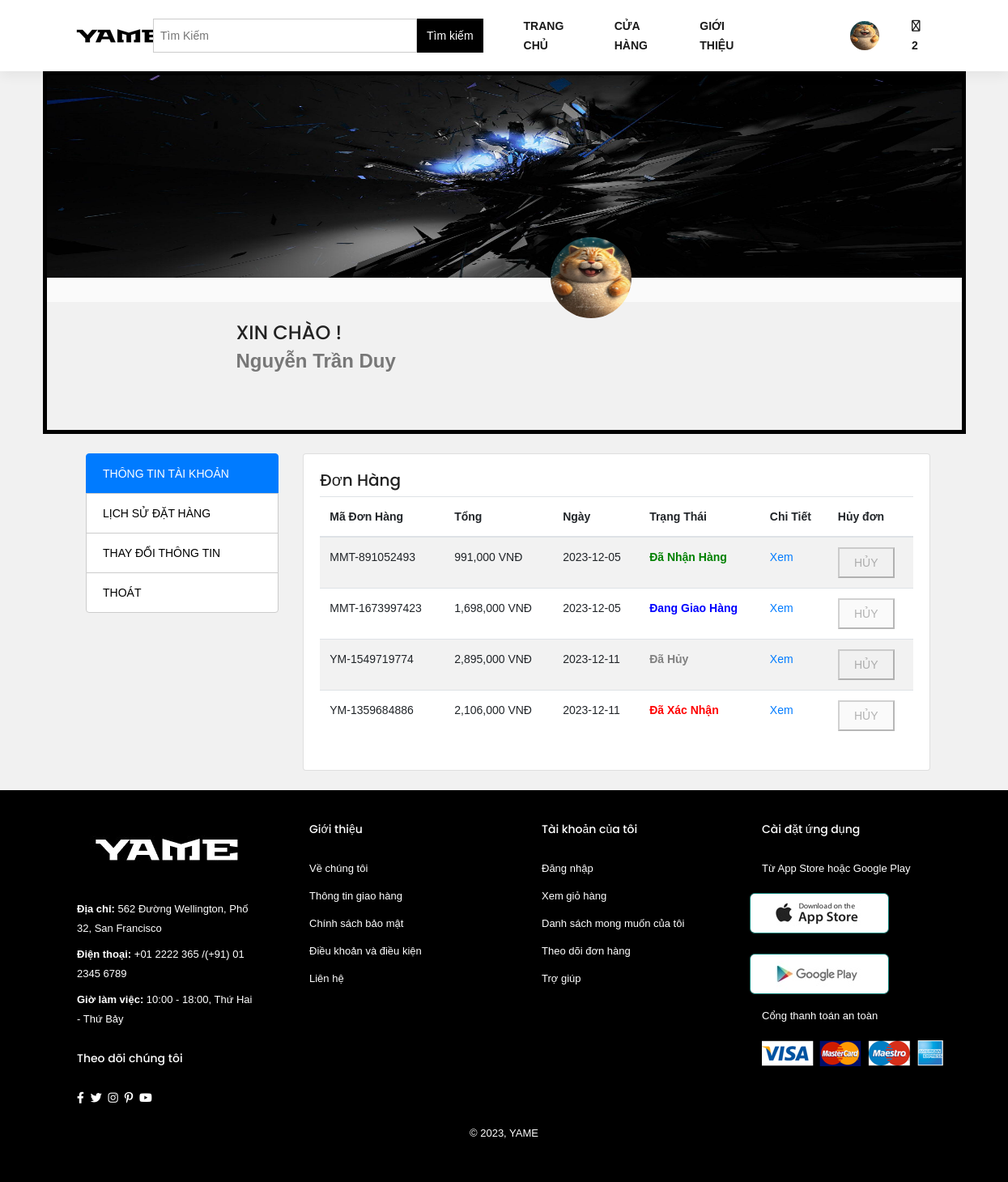
Screenshot of /index.php?pg=profile_user&act=order (signed in) with the database file from the repository.
### tables this page shows
CREATE TABLE `user` (
  `id` int(20) NOT NULL COMMENT 'Mã khách hàng',
  `username` varchar(50) NOT NULL COMMENT 'Tên ĐN',
  `password` varchar(500) NOT NULL COMMENT 'Mật khẩu',
  `hoten` varchar(50) DEFAULT NULL COMMENT 'Họ và tên',
  `hinh` varchar(500) DEFAULT 'hinh_defaut.jpg' COMMENT 'Tên hình ảnh',
  `email` varchar(50) NOT NULL COMMENT 'Đia chỉ Email',
  `role` tinyint(1) NOT NULL DEFAULT 0 COMMENT '0:user 1:admin 2:block',
  `diachi` varchar(500) DEFAULT NULL COMMENT 'Địa chỉ',
  `dienthoai` int(10) DEFAULT NULL
);

CREATE TABLE `bill` (
  `id` int(10) NOT NULL COMMENT 'id hóa đơn',
  `id_user` int(10) NOT NULL COMMENT 'mã KH',
  `ma_donhang` varchar(20) NOT NULL COMMENT 'Mã hóa đơn',
  `nguoinhan_ten` varchar(255) DEFAULT NULL COMMENT 'Tên người nhận',
  `nguoinhan_diachi` varchar(255) DEFAULT NULL COMMENT 'địa chỉ nhận',
  `nguoinhan_sdt` int(10) DEFAULT NULL COMMENT 'SĐT nhận',
  `nguoinhan_email` varchar(50) NOT NULL,
  `pt_thanhtoan` tinyint(1) DEFAULT 0 COMMENT '0:POD 1:OP ',
  `voucher` varchar(10) DEFAULT NULL,
  `ship` int(5) NOT NULL DEFAULT 0 COMMENT 'tiền giao hàng',
  `tong_thanhtoan` int(10) NOT NULL,
  `ngay_dat_hang` date DEFAULT NULL,
  `order_notes` varchar(200) DEFAULT NULL,
  `trangthai` int(11) DEFAULT 0
);

### dao/user.php (called while the page is built, shortened)
<?php
require_once 'pdo.php';
if (!function_exists('is_user_logged_in')) {
    function is_user_logged_in()
    {
        return isset($_SESSION['user_logged_in']) && $_SESSION['user_logged_in'] === true;
    }
}
function get_user_by_username($username)
{
    $sql = "SELECT * FROM user WHERE username = ?";
    return pdo_query_one($sql, $username);
}

### dao/pdo.php (called while the page is built, shortened)
<?php
function pdo_get_connection()
{
    $dburl = "mysql:host=localhost;dbname=yame_store;charset=utf8";
    $username = 'root';
    $password = '';
    try {
        $conn = new PDO($dburl, $username, $password);
        $conn->setAttribute(PDO::ATTR_ERRMODE, PDO::ERRMODE_EXCEPTION);
        return $conn;
    } catch (PDOException $e) {
        die("Connection failed: " . $e->getMessage());
    }
}
function pdo_query($sql)
{
    $sql_args = array_slice(func_get_args(), 1);
    try {
        $conn = pdo_get_connection();
        $stmt = $conn->prepare($sql);
        $stmt->execute($sql_args);
        $rows = $stmt->fetchAll(PDO::FETCH_ASSOC);
        return $rows;
    } catch (PDOException $e) {
        die("Query failed: " . $e->getMessage());
    } finally {
        unset($conn);
    }
}
function pdo_query_one($sql)
{
    $sql_args = array_slice(func_get_args(), 1);
    try {
        $conn = pdo_get_connection();
        $stmt = $conn->prepare($sql);
        $stmt->execute($sql_args);
        $row = $stmt->fetch(PDO::FETCH_ASSOC);
        return $row;
    } catch (PDOException $e) {
        die("Query failed: " . $e->getMessage());
    } finally {
        unset($conn);
    }
}

### dao/giohang.php (called while the page is built, shortened)
<?php
require_once 'pdo.php';
function get_count_cart($id_user)
{
    $sql = "SELECT SUM(soluong) AS soluong_cart FROM giohang WHERE id_user=" . $id_user;
    return pdo_query_one($sql);
}

### dao/bill.php (the view, shortened to what this page needs)
<?php
require_once 'pdo.php';
function get_bill_user($id_user)
{
    $sql = "SELECT * FROM bill WHERE id_user=$id_user";
    return pdo_query($sql);
}
function renderCancelButton($status, $bill_id)
{
    if ($status == 0) {
        return '<button style="padding:5px;width:70px;" onclick="cancelOrder(' . $bill_id . ')">HỦY</button>';
    } else {
        return '<button style="padding:5px;width:70px;" disabled>HỦY</button>';
    }
}
function show_bill_user($dsbill)
{
    $html_dsbill = '';
    foreach ($dsbill as $bill) {
        $ma_donhang = $bill['ma_donhang'];
        $ngay_dat_hang = $bill['ngay_dat_hang'];
        $status_text = getStatusText($bill['trangthai']);
        $html_dsbill .= '<tr>
                            <td>' . $ma_donhang . '</td>
                            <td>' . number_format($bill['tong_thanhtoan']) . ' VNĐ</td>
                            <td>' . $ngay_dat_hang . '</td>
                            <td style="color:green;">' . $status_text . '</td>
                            <td><a href="index.php?pg=profile_user&act=order_chitiet&id_bill=' . $bill['id'] . '">Xem</a></td>
                            <td>' . renderCancelButton($bill['trangthai'], $bill['id']) . '</td>
                        </tr>';
    }
    return $html_dsbill;
}
function getStatusText($status)
{
    switch ($status) {
        case 1:
            return '<strong style="color:red">Đã Xác Nhận</strong>';
        case 2:
            return '<strong style="color:blue">Đang Giao Hàng</strong>';
        case 3:
            return '<strong style="color:green">Đã Nhận Hàng</strong>';
        case 4:
            return '<strong style="color:gray">Đã Hủy</strong>';
    }
}

### view/header.php (shortened to what this page needs)
<!DOCTYPE html>
<html lang="en">
<head>
    <link rel="stylesheet" href="https://cdnjs.cloudflare.com/ajax/libs/font-awesome/6.0.0/css/all.min.css">
    <link href="https://cdn.jsdelivr.net/npm/bootstrap@4.3.1/dist/css/bootstrap.min.css" rel="stylesheet">
    <link rel="stylesheet" href="https://cdnjs.cloudflare.com/ajax/libs/OwlCarousel2/2.3.4/assets/owl.carousel.min.css">
    <link rel="stylesheet" href="https://cdnjs.cloudflare.com/ajax/libs/OwlCarousel2/2.3.4/assets/owl.theme.default.min.css">
    <link rel="stylesheet" href="https://cdnjs.cloudflare.com/ajax/libs/jquery-nice-select/1.1.0/css/nice-select.min.css">
    <link rel="stylesheet" href="layout/css1/main.css">
    <link rel="stylesheet" href="layout/styless.css">
    <link rel="stylesheet" href="layout/styles/profile_view.css">
</head>
<body>
    <?php if (is_user_logged_in()) {
        $user_profile = get_user_by_username($_SESSION['name']);
    }
    ?>
    <section id="header">
        <a href="index.php"><img src="layout/img/logo2.png" class="logo" alt=""></a>
        <div>
            <ul id="navbar">
                <div class="col3">
                    <form action="index.php?pg=shop" method="POST" style="margin-left:-30px">
                        <input type="text" name="kyw" placeholder="Tìm Kiếm" style="width:356px;">
                        <input type="submit" name="timkiem" value="Tìm kiếm">
                    </form>
                </div>
                <li><a href="index.php">TRANG CHỦ</a></li>
                <li><a href="index.php?pg=shop">CỬA HÀNG</a></li>
                <li><a href="index.php?pg=about">GIỚI THIỆU</a></li>
                <?php if (is_user_logged_in()) : ?>
                    <li id="id_user">
                        <a id="user"><img src="./layout/img/people/<?= $user_profile['hinh'] ?>" alt="" width="36px" height="36px" style="border-radius: 50%!important;"></a>
                    </li>
                    <li id="lg-bag">
                        <a href="index.php?pg=cart"><i class="far fa-shopping-bag"></i>
                            <?php
                            $count_cart = get_count_cart($_SESSION['id_user']);
                            echo '<span class="cart-quantity">' . $count_cart['soluong_cart'] . '</span>';
                            ?>
                        </a>
                    </li>
                <?php endif; ?>
            </ul>
        </div>
    </section>

### view/profile_user.php (shortened to what this page needs)
<?php
if (is_user_logged_in()) {
  $get_bill_user =  get_bill_user($_SESSION['id_user']);
}
if (isset($_GET['id_bill'])) {
  $id_bill = $_GET['id_bill'];
  $get_billchitiet_user =  get_billchitiet_user($_SESSION['id_user'], $id_bill);
  $show_billchitiet_user = show_billchitiet_user($get_billchitiet_user);
} else {
  $show_bill_user = show_bill_user($get_bill_user);
}
?>
<div class="container main-secction" style="padding: 0px; ">
  <div class="" style="padding-bottom: 70px; border:5px solid black;">
    <div class="col-md-12 col-sm-12 col-xs-12 image-section">
      <img src="layout/img/people/bgr.jpg">
    </div>
    <div class=" user-left-part">
      <div class=" col-xs-12 user-profil-part pull-left">
        <div class="col-md-12 col-md-12-sm-12 col-xs-12 user-image text-center">
          <img src="./layout/img/people/<?= $user_profile['hinh'] ?>" class="avatar rounded-circle" alt="avatar">
        </div>
      </div>
      <div style="margin-left: 234px">
        <br>
        <h3>XIN CHÀO !</h3><strong style="font-size:24px;"><?= $user_profile['hoten']; ?></strong>
      </div>
    </div>
  </div>
</div>
<div class="container" style="margin: 24px 24px;">
  <div class="row" style="margin-left: 52px;">
    <div class="col-md-3 ">
      <div class="list-group ">
        <a href="index.php?pg=profile_user&act=profile_user" class="list-group-item list-group-item-action active click">THÔNG TIN TÀI KHOẢN</a>
        <a href="index.php?pg=profile_user&act=order" class="list-group-item list-group-item-action click">LỊCH SỬ ĐẶT HÀNG</a>
        <a href="index.php?pg=profile_user&act=user_updates" class="list-group-item list-group-item-action click">THAY ĐỔI THÔNG TIN</a>
        <a href="index.php?pg=dangxuat" id="dangxuat" class="list-group-item list-group-item-action click">THOÁT</a>
      </div>
    </div>
    <?php
    switch ($_GET['act']) {
      case 'order':
        echo '<div class="col-md-9">
                    <div class="card">
                        <div class="card-body">
                            <div class="row">
                                <div class="col-md-12">
                                    <h4>Đơn Hàng</h4>
                                </div>
                            </div>
                            <table id="example" class="table table-striped" style="width:100%;">
                                <thead>
                                    <tr>
                                        <th>Mã Đơn Hàng</th>
                                        <th>Tổng</th>
                                        <th>Ngày</th>
                                        <th>Trạng Thái</th>
                                        <th>Chi Tiết</th>
                                        <th>Hủy đơn</th>
                                    </tr>
                                </thead>
                                <tbody>
                                    ' . $show_bill_user . '
                                </tbody>
                            </table>
                        </div>
                    </div>
                </div>';
        break;
    }
    ?>
  </div>
</div>

### layout/styless.css (style rules this page uses)
* { margin: 0; padding: 0; box-sizing: border-box; font-family: 'Montserrat', sans-serif; }
h4 { font-size: 20px; color: #222; }
body { width: 100%; }
#header { display: flex; align-items: center; justify-content: space-between; padding: 20px 80px; background: #fff; box-shadow: 0 5px 15px rgba(0, 0, 0, 0.06); z-index: 999; position: sticky; top: 0; left: 0; }
#navbar { display: flex; align-items: center; justify-content: center; }
#navbar li { list-style: none; padding: 0 20px; position: relative; }
#navbar li a { text-decoration: none; font-size: 14px; font-weight: 600; color: #1a1a1a; transition: 0.3 ease; }
#navbar .col3 { display: flex; align-items: center; margin-right: auto; }
#navbar form { display: flex; align-items: center; width: 100%; }
#navbar input[type="text"] { width: 254px; padding: 8px; border: 1px solid #ccc; }
#navbar input[type="submit"] { background-color: #000; color: white; border: none; padding: 9px 12px; cursor: pointer; }
#navbar li { position: relative; }

### layout/styles/profile_view.css (style rules this page uses)
body { margin-top: auto; background-color: #f1f1f1; }
.image-section { padding: 0px; }
.image-section img { width: 100%; height:250px; position: relative; }
.user-image { position: absolute; margin-top:-50px; }
.user-left-part { margin: 0px; }
.user-image img { margin-left: 100px; width:100px; height:100px; }
.user-profil-part { padding-bottom:30px; background-color:#FAFAFA; }

### view/profile_user.php (style rules this page uses)
.click { z-index: 2; color: #000; background-color: #fff; border-color: #ccc; }

### rows the page displays
user: hinh (picture), hoten "Nguyễn Trần Duy"
bill: ma_donhang "MMT-891052493", tong_thanhtoan "991,000", ngay_dat_hang "2023-12-05", trangthai "Đã Nhận Hàng"
bill: ma_donhang "MMT-1673997423", tong_thanhtoan "1,698,000", ngay_dat_hang "2023-12-05", trangthai "Đang Giao Hàng"
bill: ma_donhang "YM-1549719774", tong_thanhtoan "2,895,000", ngay_dat_hang "2023-12-11", trangthai "Đã Hủy"
bill: ma_donhang "YM-1359684886", tong_thanhtoan "2,106,000", ngay_dat_hang "2023-12-11", trangthai "Đã Xác Nhận"

### other values shown
$count_cart['soluong_cart'] "2"
